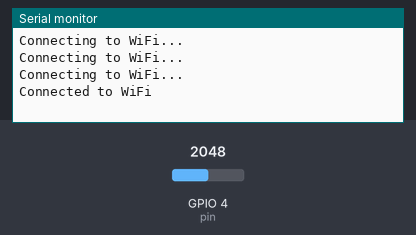
This sketch was run on a simulated ESP32. Shown: the last lines printed to the serial monitor. Inputs (shaded band) come from the test bench; at power-on: GPIO 4 (pin) = 2048. WiFi joins after 1.5 s; servers stay silent unless stated; uploads are accepted with an empty reply.

Above: at 4.2 s.
4.3 s: GPIO 4 (pin) set to 2866
At 6.3 s:
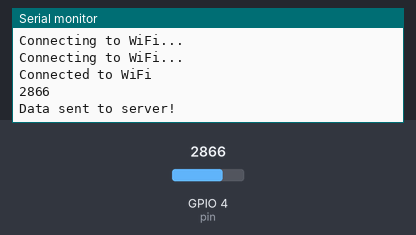
7.5 s: GPIO 4 (pin) set to 3603
At 9.56 s:
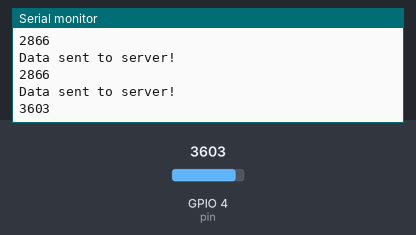

The sketch:

17sy-1.ino
```cpp
#include <WiFi.h>
#include <HTTPClient.h>

int pin = 4;

const char* ssid = "Dz";
const char* password = "12345678";
const char* serverAddress = "http://192.168.43.66:5000/sensor/suhu";

void setup() {
  Serial.begin(115200);
  delay(1000);
  Serial.println("Connecting to WiFi...");

  WiFi.begin(ssid, password);

  while (WiFi.status() != WL_CONNECTED) {
    delay(1000);
    Serial.println("Connecting to WiFi...");
  }

  Serial.println("Connected to WiFi");
}

void loop() {
  delay(2000);
  int g = analogRead(pin);
  Serial.println(g);

  sendToServer(g);
}

void sendToServer(int g) {
  if (WiFi.status() == WL_CONNECTED) {
    HTTPClient http;
    http.begin(serverAddress);
    int httpResponseCode = http.POST(String(g));

    if (httpResponseCode > 0) {
      String response = http.getString();
      Serial.println("Data sent to server!");
      Serial.println(response);
    } else {
      Serial.print("Error on sending POST: ");
      Serial.println(httpResponseCode);
    }

    http.end();
  } else {
    Serial.println("WiFi Disconnected");
  }
}
```

Measured:
- after the input at 4.3 s, the serial monitor: prints a new line after 0.70 s (image 1)
- after the input at 7.5 s, the serial monitor: prints a new line after 1.9 s (image 2)
